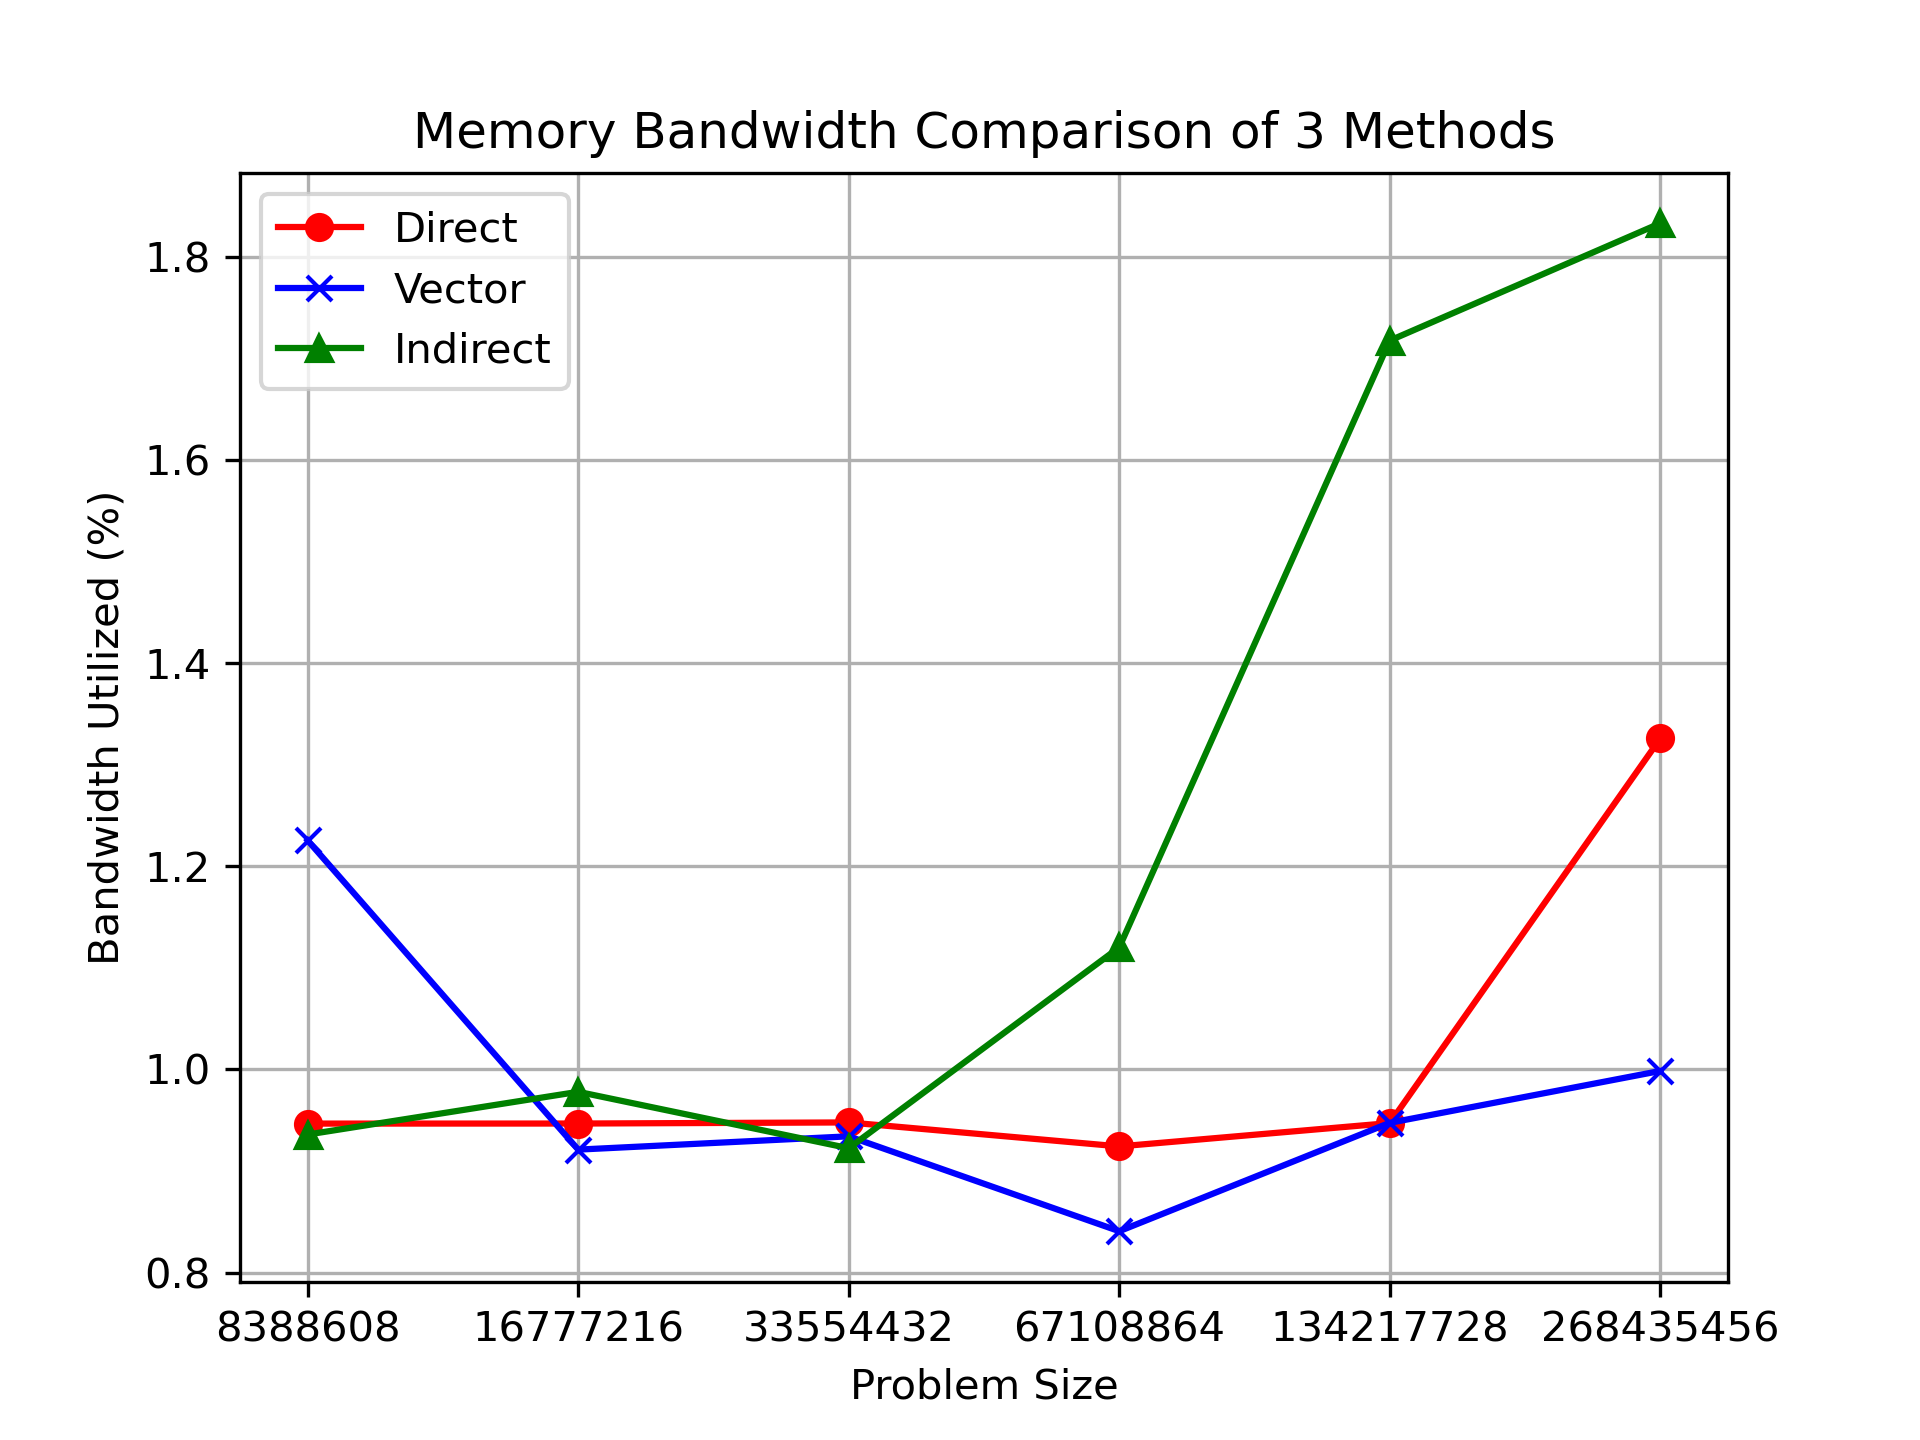

Here is the Python script that generated this plot:
import pandas as pd
import matplotlib.pyplot as plt

plot_fname = "bandwidth_plot.png"

# Load your memory bandwidth data CSV file
fname = "my_data_bandwidth.csv"
df = pd.read_csv(fname, comment="#")
print(df)

var_names = list(df.columns)
print("var names =", var_names)

# Extract columns: Problem Size, Direct, Vector, Indirect
problem_sizes = df[var_names[0]].values.tolist()
direct_bw = df[var_names[1]].values.tolist()
vector_bw = df[var_names[2]].values.tolist()
indirect_bw = df[var_names[3]].values.tolist()

plt.figure()

# Set up the plot title and axis labels
plt.title("Memory Bandwidth Comparison of 3 Methods")
xlocs = [i for i in range(len(problem_sizes))]
plt.xticks(xlocs, problem_sizes)
plt.xlabel("Problem Size")
plt.ylabel("Bandwidth Utilized (%)")

# Plot the data with different markers/colors
plt.plot(direct_bw, "r-o", label="Direct")
plt.plot(vector_bw, "b-x", label="Vector")
plt.plot(indirect_bw, "g-^", label="Indirect")

plt.legend(loc="best")
plt.grid(axis='both')

# Save and display the plot
plt.savefig(plot_fname, dpi=300)
plt.show()